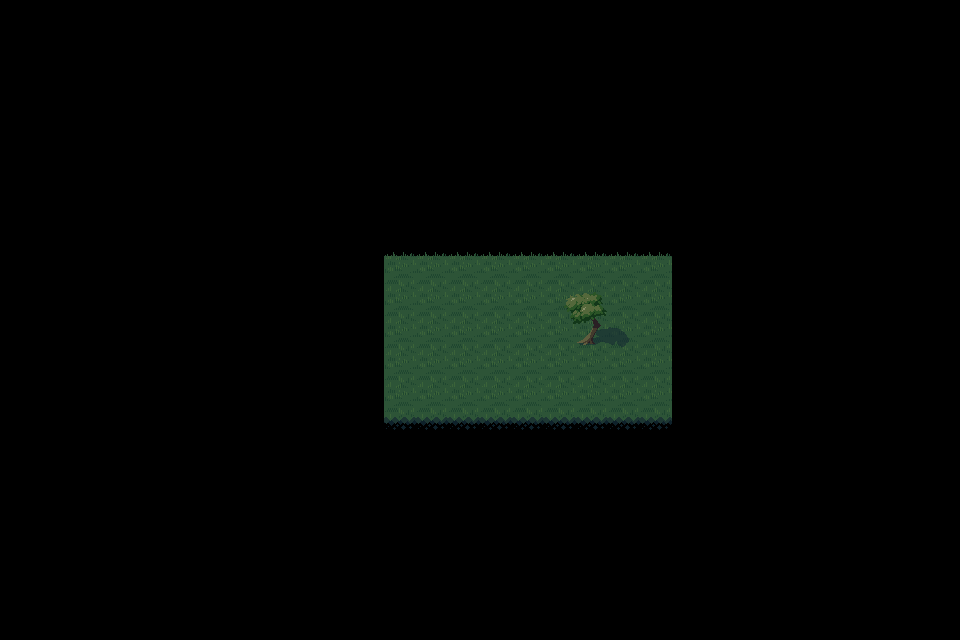

This game map was drawn from its Tiled (.tmx) file and the tilesets committed beside it. A one-line description and the full map source follow:
An orthogonal 30x20 tile map with 32x32 px tiles, 4 tile layers (Ground, Ground2, OnGround, AboveGround).

<map version="1.9" tiledversion="1.9.2" orientation="orthogonal" renderorder="right-down" width="30" height="20" tilewidth="32" tileheight="32" infinite="0" nextlayerid="5" nextobjectid="1">
 <tileset firstgid="1" name="ForestMap" tilewidth="32" tileheight="32" tilecount="16" columns="4">
  <image source="ForestMap.png" width="128" height="128" />
 </tileset>
 <layer id="1" name="Ground" width="30" height="20">
  <properties>
   <property name="individualSorting" type="bool" value="false" />
   <property name="sortingLayer" value="Ground" />
  </properties>
  <data encoding="csv">
0,0,0,0,0,0,0,0,0,0,0,0,0,0,0,0,0,0,0,0,0,0,0,0,0,0,0,0,0,0,
0,0,0,0,0,0,0,0,0,0,0,0,0,0,0,0,0,0,0,0,0,0,0,0,0,0,0,0,0,0,
0,0,0,0,0,0,0,0,0,0,0,0,0,0,0,0,0,0,0,0,0,0,0,0,0,0,0,0,0,0,
0,0,0,0,0,0,0,0,0,0,0,0,0,0,0,0,0,0,0,0,0,0,0,0,0,0,0,0,0,0,
0,0,0,0,0,0,0,0,0,0,0,0,0,0,0,0,0,0,0,0,0,0,0,0,0,0,0,0,0,0,
0,0,0,0,0,0,0,0,0,0,0,0,0,0,0,0,0,0,0,0,0,0,0,0,0,0,0,0,0,0,
0,0,0,0,0,0,0,0,0,0,0,0,0,0,0,0,0,0,0,0,0,0,0,0,0,0,0,0,0,0,
0,0,0,0,0,0,0,0,0,0,0,0,5,5,5,5,5,5,5,5,5,0,0,0,0,0,0,0,0,0,
0,0,0,0,0,0,0,0,0,0,0,0,9,9,9,9,9,9,9,9,9,0,0,0,0,0,0,0,0,0,
0,0,0,0,0,0,0,0,0,0,0,0,9,9,9,9,9,9,9,9,9,0,0,0,0,0,0,0,0,0,
0,0,0,0,0,0,0,0,0,0,0,0,9,9,9,9,9,9,9,9,9,0,0,0,0,0,0,0,0,0,
0,0,0,0,0,0,0,0,0,0,0,0,9,9,9,9,9,9,9,9,9,0,0,0,0,0,0,0,0,0,
0,0,0,0,0,0,0,0,0,0,0,0,9,9,9,9,9,9,9,9,9,0,0,0,0,0,0,0,0,0,
0,0,0,0,0,0,0,0,0,0,0,0,13,13,13,13,13,13,13,13,13,0,0,0,0,0,0,0,0,0,
0,0,0,0,0,0,0,0,0,0,0,0,0,0,0,0,0,0,0,0,0,0,0,0,0,0,0,0,0,0,
0,0,0,0,0,0,0,0,0,0,0,0,0,0,0,0,0,0,0,0,0,0,0,0,0,0,0,0,0,0,
0,0,0,0,0,0,0,0,0,0,0,0,0,0,0,0,0,0,0,0,0,0,0,0,0,0,0,0,0,0,
0,0,0,0,0,0,0,0,0,0,0,0,0,0,0,0,0,0,0,0,0,0,0,0,0,0,0,0,0,0,
0,0,0,0,0,0,0,0,0,0,0,0,0,0,0,0,0,0,0,0,0,0,0,0,0,0,0,0,0,0,
0,0,0,0,0,0,0,0,0,0,0,0,0,0,0,0,0,0,0,0,0,0,0,0,0,0,0,0,0,0
</data>
 </layer>
 <layer id="3" name="Ground2" width="30" height="20">
  <properties>
   <property name="individualSorting" type="bool" value="false" />
   <property name="sortingLayer" value="Ground" />
  </properties>
  <data encoding="csv">
0,0,0,0,0,0,0,0,0,0,0,0,0,0,0,0,0,0,0,0,0,0,0,0,0,0,0,0,0,0,
0,0,0,0,0,0,0,0,0,0,0,0,0,0,0,0,0,0,0,0,0,0,0,0,0,0,0,0,0,0,
0,0,0,0,0,0,0,0,0,0,0,0,0,0,0,0,0,0,0,0,0,0,0,0,0,0,0,0,0,0,
0,0,0,0,0,0,0,0,0,0,0,0,0,0,0,0,0,0,0,0,0,0,0,0,0,0,0,0,0,0,
0,0,0,0,0,0,0,0,0,0,0,0,0,0,0,0,0,0,0,0,0,0,0,0,0,0,0,0,0,0,
0,0,0,0,0,0,0,0,0,0,0,0,0,0,0,0,0,0,0,0,0,0,0,0,0,0,0,0,0,0,
0,0,0,0,0,0,0,0,0,0,0,0,0,0,0,0,0,0,0,0,0,0,0,0,0,0,0,0,0,0,
0,0,0,0,0,0,0,0,0,0,0,0,0,0,0,0,0,0,0,0,0,0,0,0,0,0,0,0,0,0,
0,0,0,0,0,0,0,0,0,0,0,0,0,0,0,0,0,0,0,0,0,0,0,0,0,0,0,0,0,0,
0,0,0,0,0,0,0,0,0,0,0,0,0,0,0,0,0,0,0,0,0,0,0,0,0,0,0,0,0,0,
0,0,0,0,0,0,0,0,0,0,0,0,0,0,0,0,0,0,11,12,0,0,0,0,0,0,0,0,0,0,
0,0,0,0,0,0,0,0,0,0,0,0,0,0,0,0,0,0,0,0,0,0,0,0,0,0,0,0,0,0,
0,0,0,0,0,0,0,0,0,0,0,0,0,0,0,0,0,0,0,0,0,0,0,0,0,0,0,0,0,0,
0,0,0,0,0,0,0,0,0,0,0,0,0,0,0,0,0,0,0,0,0,0,0,0,0,0,0,0,0,0,
0,0,0,0,0,0,0,0,0,0,0,0,0,0,0,0,0,0,0,0,0,0,0,0,0,0,0,0,0,0,
0,0,0,0,0,0,0,0,0,0,0,0,0,0,0,0,0,0,0,0,0,0,0,0,0,0,0,0,0,0,
0,0,0,0,0,0,0,0,0,0,0,0,0,0,0,0,0,0,0,0,0,0,0,0,0,0,0,0,0,0,
0,0,0,0,0,0,0,0,0,0,0,0,0,0,0,0,0,0,0,0,0,0,0,0,0,0,0,0,0,0,
0,0,0,0,0,0,0,0,0,0,0,0,0,0,0,0,0,0,0,0,0,0,0,0,0,0,0,0,0,0,
0,0,0,0,0,0,0,0,0,0,0,0,0,0,0,0,0,0,0,0,0,0,0,0,0,0,0,0,0,0
</data>
 </layer>
 <layer id="2" name="OnGround" width="30" height="20">
  <properties>
   <property name="individualSorting" type="bool" value="true" />
   <property name="sortingLayer" value="OnGround" />
  </properties>
  <data encoding="csv">
0,0,0,0,0,0,0,0,0,0,0,0,0,0,0,0,0,0,0,0,0,0,0,0,0,0,0,0,0,0,
0,0,0,0,0,0,0,0,0,0,0,0,0,0,0,0,0,0,0,0,0,0,0,0,0,0,0,0,0,0,
0,0,0,0,0,0,0,0,0,0,0,0,0,0,0,0,0,0,0,0,0,0,0,0,0,0,0,0,0,0,
0,0,0,0,0,0,0,0,0,0,0,0,0,0,0,0,0,0,0,0,0,0,0,0,0,0,0,0,0,0,
0,0,0,0,0,0,0,0,0,0,0,0,0,0,0,0,0,0,0,0,0,0,0,0,0,0,0,0,0,0,
0,0,0,0,0,0,0,0,0,0,0,0,0,0,0,0,0,0,0,0,0,0,0,0,0,0,0,0,0,0,
0,0,0,0,0,0,0,0,0,0,0,0,0,0,0,0,0,0,0,0,0,0,0,0,0,0,0,0,0,0,
0,0,0,0,0,0,0,0,0,0,0,0,0,0,0,0,0,0,0,0,0,0,0,0,0,0,0,0,0,0,
0,0,0,0,0,0,0,0,0,0,0,0,0,0,0,0,0,0,0,0,0,0,0,0,0,0,0,0,0,0,
0,0,0,0,0,0,0,0,0,0,0,0,0,0,0,0,0,0,0,0,0,0,0,0,0,0,0,0,0,0,
0,0,0,0,0,0,0,0,0,0,0,0,0,0,0,0,0,7,8,0,0,0,0,0,0,0,0,0,0,0,
0,0,0,0,0,0,0,0,0,0,0,0,0,0,0,0,0,0,0,0,0,0,0,0,0,0,0,0,0,0,
0,0,0,0,0,0,0,0,0,0,0,0,0,0,0,0,0,0,0,0,0,0,0,0,0,0,0,0,0,0,
0,0,0,0,0,0,0,0,0,0,0,0,0,0,0,0,0,0,0,0,0,0,0,0,0,0,0,0,0,0,
0,0,0,0,0,0,0,0,0,0,0,0,0,0,0,0,0,0,0,0,0,0,0,0,0,0,0,0,0,0,
0,0,0,0,0,0,0,0,0,0,0,0,0,0,0,0,0,0,0,0,0,0,0,0,0,0,0,0,0,0,
0,0,0,0,0,0,0,0,0,0,0,0,0,0,0,0,0,0,0,0,0,0,0,0,0,0,0,0,0,0,
0,0,0,0,0,0,0,0,0,0,0,0,0,0,0,0,0,0,0,0,0,0,0,0,0,0,0,0,0,0,
0,0,0,0,0,0,0,0,0,0,0,0,0,0,0,0,0,0,0,0,0,0,0,0,0,0,0,0,0,0,
0,0,0,0,0,0,0,0,0,0,0,0,0,0,0,0,0,0,0,0,0,0,0,0,0,0,0,0,0,0
</data>
 </layer>
 <layer id="4" name="AboveGround" width="30" height="20">
  <properties>
   <property name="individualSorting" type="bool" value="false" />
   <property name="sortingLayer" value="AboveGround" />
  </properties>
  <data encoding="csv">
0,0,0,0,0,0,0,0,0,0,0,0,0,0,0,0,0,0,0,0,0,0,0,0,0,0,0,0,0,0,
0,0,0,0,0,0,0,0,0,0,0,0,0,0,0,0,0,0,0,0,0,0,0,0,0,0,0,0,0,0,
0,0,0,0,0,0,0,0,0,0,0,0,0,0,0,0,0,0,0,0,0,0,0,0,0,0,0,0,0,0,
0,0,0,0,0,0,0,0,0,0,0,0,0,0,0,0,0,0,0,0,0,0,0,0,0,0,0,0,0,0,
0,0,0,0,0,0,0,0,0,0,0,0,0,0,0,0,0,0,0,0,0,0,0,0,0,0,0,0,0,0,
0,0,0,0,0,0,0,0,0,0,0,0,0,0,0,0,0,0,0,0,0,0,0,0,0,0,0,0,0,0,
0,0,0,0,0,0,0,0,0,0,0,0,0,0,0,0,0,0,0,0,0,0,0,0,0,0,0,0,0,0,
0,0,0,0,0,0,0,0,0,0,0,0,0,0,0,0,0,0,0,0,0,0,0,0,0,0,0,0,0,0,
0,0,0,0,0,0,0,0,0,0,0,0,0,0,0,0,0,0,0,0,0,0,0,0,0,0,0,0,0,0,
0,0,0,0,0,0,0,0,0,0,0,0,0,0,0,0,0,3,4,0,0,0,0,0,0,0,0,0,0,0,
0,0,0,0,0,0,0,0,0,0,0,0,0,0,0,0,0,0,0,0,0,0,0,0,0,0,0,0,0,0,
0,0,0,0,0,0,0,0,0,0,0,0,0,0,0,0,0,0,0,0,0,0,0,0,0,0,0,0,0,0,
0,0,0,0,0,0,0,0,0,0,0,0,0,0,0,0,0,0,0,0,0,0,0,0,0,0,0,0,0,0,
0,0,0,0,0,0,0,0,0,0,0,0,0,0,0,0,0,0,0,0,0,0,0,0,0,0,0,0,0,0,
0,0,0,0,0,0,0,0,0,0,0,0,0,0,0,0,0,0,0,0,0,0,0,0,0,0,0,0,0,0,
0,0,0,0,0,0,0,0,0,0,0,0,0,0,0,0,0,0,0,0,0,0,0,0,0,0,0,0,0,0,
0,0,0,0,0,0,0,0,0,0,0,0,0,0,0,0,0,0,0,0,0,0,0,0,0,0,0,0,0,0,
0,0,0,0,0,0,0,0,0,0,0,0,0,0,0,0,0,0,0,0,0,0,0,0,0,0,0,0,0,0,
0,0,0,0,0,0,0,0,0,0,0,0,0,0,0,0,0,0,0,0,0,0,0,0,0,0,0,0,0,0,
0,0,0,0,0,0,0,0,0,0,0,0,0,0,0,0,0,0,0,0,0,0,0,0,0,0,0,0,0,0
</data>
 </layer>
</map>
